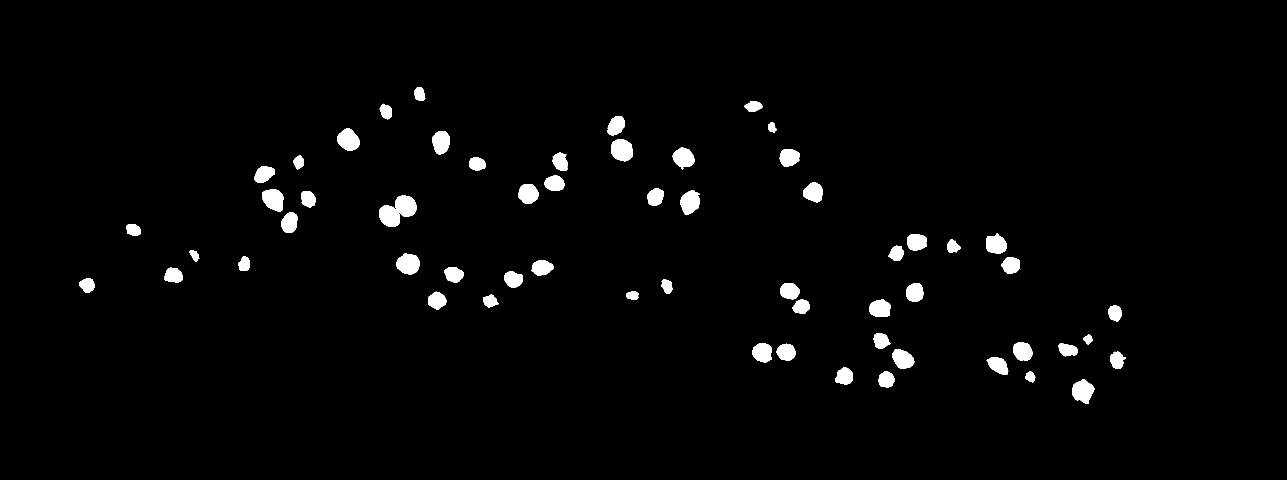
#> input picture data/WSI/mask_O27.png, 3859 x 1439 px (shown at 1/3 size); its folder holds only this picture in this run
$ jupyter execute --allow-errors step1_read_WSI.ipynb
#> lines starting #> are read from the running program, lines starting #| are printed output that depends on the picture; after the words box and inside, x2 and y2 are one past the last pixel; in counts of white or black regions, pixels touching at a corner belong together; pictures that were not available may be replaced by others from this repository, and a replacement may not be noted
[cell 1]
import numpy as np
import cv2
import matplotlib.pyplot as plt
import os
import skimage.io as skio
import openslide

## Get Whole Slide Image

Convert scanned digital slides of .svs into .png format using openslide

[cell 2]
# read slides in .svs from dir
slidelist = os.listdir("./slides")

#> (the rest of this cell did not finish here and is left out)

## Get Whole Slide Mask

Convert annotations of objects into binary mask, usually reconstruct from contour line locations or contour mask images

[cell 3]
# display one result mask
idi = "O27"
mask = skio.imread('../data/WSI/mask_{}.png'.format(idi))
#> mask is the input picture: shape (1439, 3859, 3); 2.2% white; 59 white regions, largest, box (x1, y1, x2, y2) and area: (1137, 587, 1249, 681) 6313, (1834, 418, 1899, 484) 3442, (3216, 1138, 3283, 1212) 3315
plt.imshow(mask,cmap="gray")
plt.title("Whole Slide Mask of non-sclerotic glomeruli for {}".format(idi))
plt.show()

## Get training/testing patches

Extract fixed size random patches of slide and mask from whole slide region for model training/testing

[cell 4]
# return a mask patch with start location
def random_crop_mask(mask, crop_size):
    (height, width) = mask.shape
    dx = crop_size
    dy = crop_size
    x = np.random.randint(0, width - dx + 1)
    y = np.random.randint(0, height - dy + 1)
    mask_extract = mask[y:(y+dy), x:(x+dx)]
    return  mask_extract, y, x

[cell 5]
slidelist = os.listdir("./slides")
for slidei in slidelist[:]:
    idi = slidei.split('_')[0]
    print(idi)

    # create folder for extracted patches of one whole slide
    dirname = './masks_patch/{}'.format(idi)
    os.mkdir(dirname)
    dirname = './slides_patch/{}'.format(idi)
    os.mkdir(dirname)

    # read whole slide
    slide = skio.imread('../data/WSI/slide_{}.png'.format(idi))
    mask = skio.imread('../data/WSI/mask_{}.png'.format(idi))[:,:,0]/255

    # extract patches
    cnt = 0
    crop_size = 256
    batch = 500
    for i in range(batch):
        mask_extract, y, x = random_crop_mask(mask, crop_size)
        area = np.sum(mask_extract)

        # choose patch of region containing some parts of glom object (mask=1)
        if area > 500:  # a good patch to extract, area can be adjusted
            cnt += 1
            region_extract = slide[y:y+crop_size,x:x+crop_size]

            # record patch id and location
            skio.imsave('./masks_patch/{}/mask_{}_{}_{}_{}.png'.format(idi,idi,cnt,y,x), mask_extract.astype(np.uint8)*255)
            skio.imsave('./slides_patch/{}/slide_{}_{}_{}_{}.png'.format(idi,idi,cnt,y,x), region_extract)
        # limit patch numbers for one slide
        if(cnt>=50):
            break
#> this loop made 105 passes
#> (y, x, area) on passes 1, 2, 4, 7, 8, 9, 12, 13, 15, 16, 17, 18: (559, 2732, 4494), (835, 1653, 645), (599, 277, 2777), (551, 705, 8225), (174, 2135, 1741), (537, 2897, 3704), (755, 976, 2044), (448, 2046, 4729), (755, 2008, 241), (659, 797, 1583), (910, 3219, 5206), (697, 423, 2529)
#> pass 1, in random_crop_mask, `mask_extract = mask[y:(y+dy), x:(x+dx)]`:
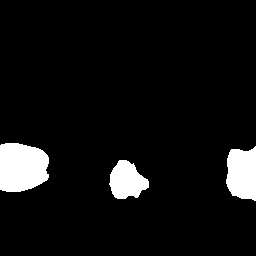
#> mask_extract: shape (256, 256) float64; values 0 (black) and 1 (white), 6.9% white; 3 white regions, box (x1, y1, x2, y2) and area: (0, 143, 49, 192) 2060, (226, 146, 256, 201) 1361, (109, 160, 149, 199) 1073
#> pass 2, in random_crop_mask (call 2), `mask_extract = mask[y:(y+dy), x:(x+dx)]`:
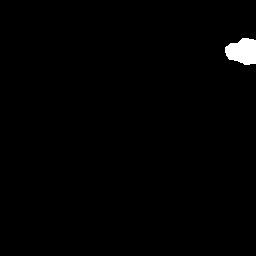
#> mask_extract: shape (256, 256) float64; values 0 (black) and 1 (white), 0.98% white; 1 white region, box (x1, y1, x2, y2) and area: (225, 38, 256, 65) 645
#> after the loop:
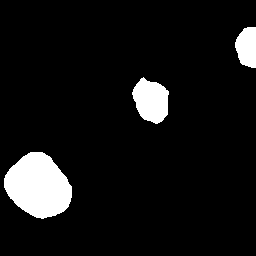
#> mask_extract: shape (256, 256) float64; values 0 (black) and 1 (white), 7.9% white; 3 white regions, box (x1, y1, x2, y2) and area: (4, 152, 72, 219) 3243, (132, 77, 169, 124) 1222, (235, 27, 256, 68) 691
#> after the loop, cnt = 50
    print('# of patches:',cnt)
#| # of patches: 50
